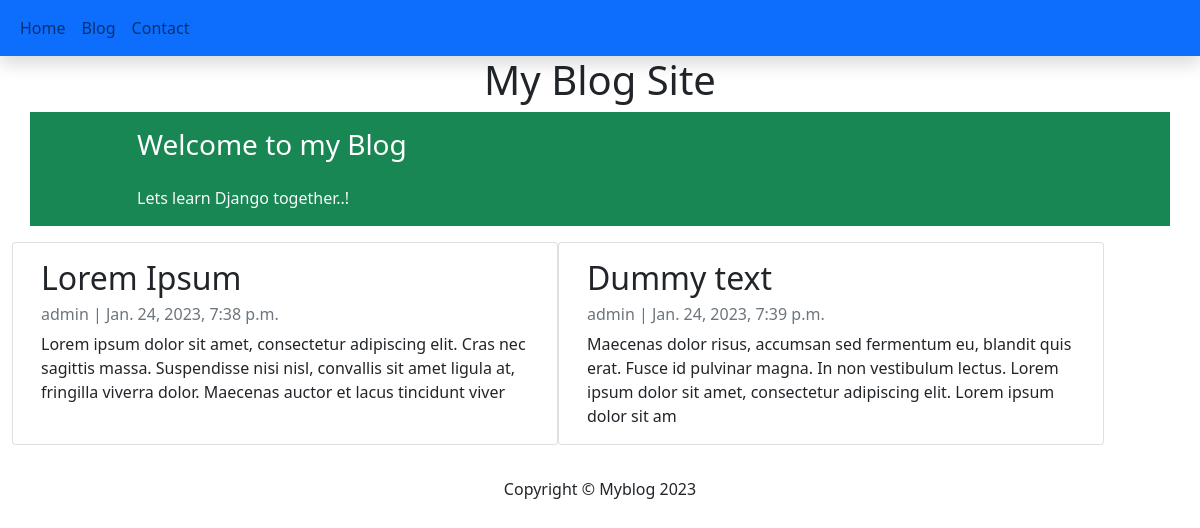
Screenshot of /blog/ with the database file from the repository.
### blogsite/models.py (models this page shows)
class BlogPost(models.Model):
    title = models.CharField(max_length=255)
    content = models.TextField()
    date_published = models.DateTimeField(auto_now_add=True)
    author = models.ForeignKey(User, on_delete=models.CASCADE)

### blogsite/views.py (the view)
# urls.py: path('', views.blog_list, name='blog_list'),
def blog_list(request):
    blog_posts = BlogPost.objects.all()
    context = {'blog_posts': blog_posts}
    return render(request, 'blogsite/blog_list.html', context )

### blogsite/templates/blogsite/blog_list.html (shortened to what this page needs)
{% extends 'base.html' %}
{% block content %}
    <nav class="navbar navbar-expand-lg navbar-light bg-primary shadow" id="mainNav">
        <div class="container-fluid">
            <div class="collapse navbar-collapse" id="navbarResponsive">
                <ul class="navbar-nav ml-auto">
                    <li class="nav-item text-black">
                        <a class="nav-link text-black font-weight-bold" href="#">Home</a>
                    </li>
                    <li class="nav-item text-black">
                        <a class="nav-link text-black font-weight-bold" href="#">Blog</a>
                    </li>
                    <li class="nav-item text-black">
                        <a class="nav-link text-black font-weight-bold" href="#">Contact</a>
                    </li>
                </ul>
            </div>
        </div>
    </nav>
    <div class="container">
        <h1 class='text-center'>My Blog Site</h1>
    </div>
    <div class="container bg-success">
        <div class="row">
            <div class=" col-md-8 col-md-10 mx-auto">
                <div class="site-heading">
                    <h3 class=" site-heading my-4 mt-3 text-white"> Welcome to my Blog </h3>
                    <p class="text-light">Lets learn Django together..! &nbsp</p>
                </div>
            </div>
        </div>
    </div>
    <div class="container row mt-3">
        {% for blog_post in blog_posts %}
        <div class="card mb-3 col-sm-6">
            <div class="card-body">
                <h2 class="card-title">{{ blog_post.title }}</h2>
                <p class="card-text text-muted h6">{{ blog_post.author }} | {{ blog_post.date_published}} </p>
                <p class="card-text">{{blog_post.content|slice:":200" }}</p>
            </div>
        </div>
        {% endfor %}
    </div>
    <footer class="py-3 bg-grey">
        <p class="m-0 text-dark text-center ">Copyright &copy; Myblog 2023</p>
    </footer>
{% endblock %}

### blogsite/templates/blogsite/base.html (shortened to what this page needs)
<!doctype html>
<html lang="en">
  <head>
    <link href="https://cdn.jsdelivr.net/npm/bootstrap@5.0.2/dist/css/bootstrap.min.css" rel="stylesheet">
  </head>
  <body>
    {% block content %}
    {% endblock %}
  </body>
</html>

### rows the page displays
BlogPost: title "Lorem Ipsum", author "admin", date_published "Jan. 24, 2023, 7:38 p.m.", content "Lorem ipsum dolor sit amet, consectetur adipiscing elit. Cras nec sagittis massa. Suspendisse nisi nisl, convallis sit amet ligula at, fringilla viverra dolor. Maecenas auctor et lacus tincidunt viver"
BlogPost: title "Dummy text", author "admin", date_published "Jan. 24, 2023, 7:39 p.m.", content "Maecenas dolor risus, accumsan sed fermentum eu, blandit quis erat. Fusce id pulvinar magna. In non vestibulum lectus. Lorem ipsum dolor sit amet, consectetur adipiscing elit. Lorem ipsum dolor sit am"
